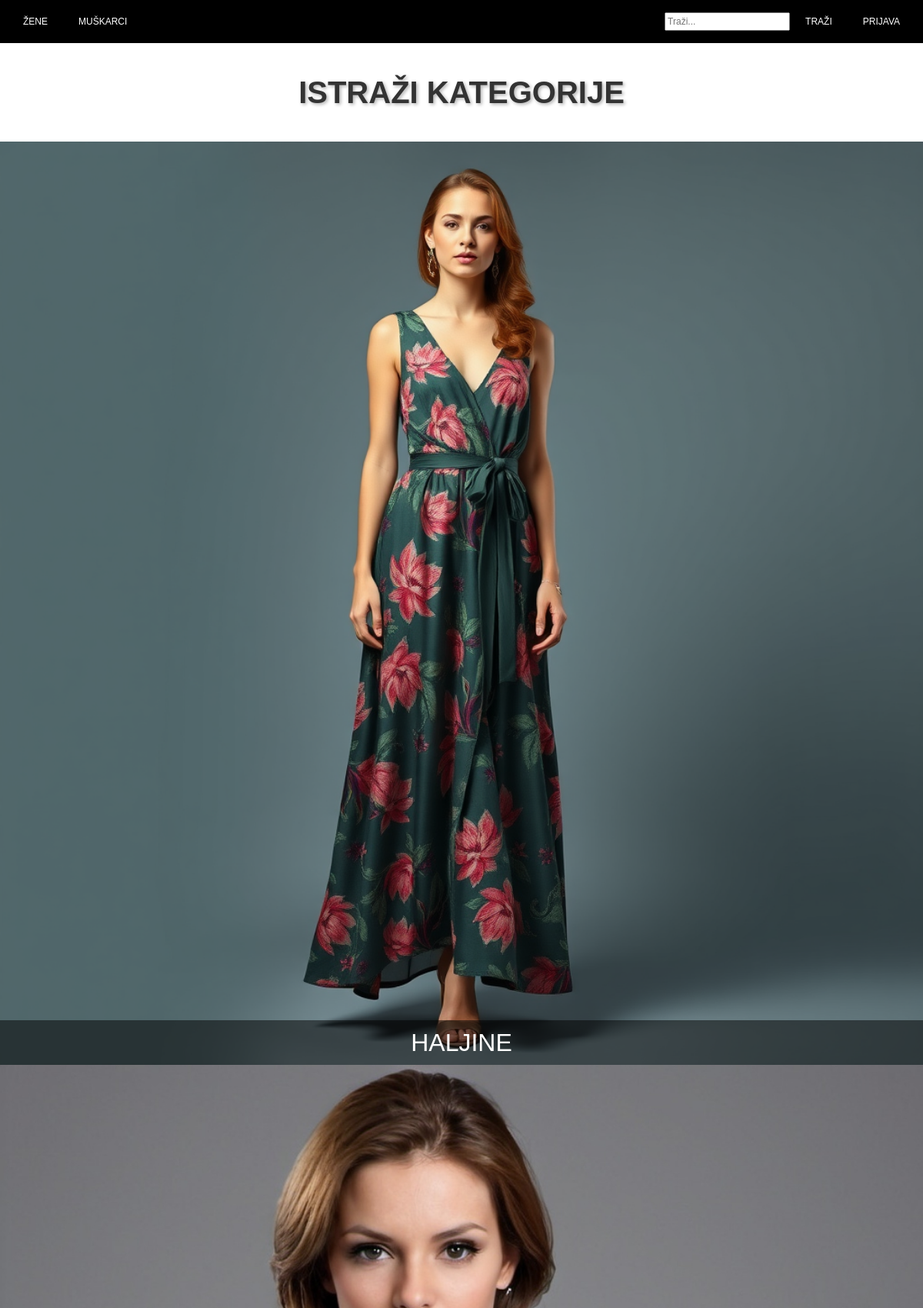
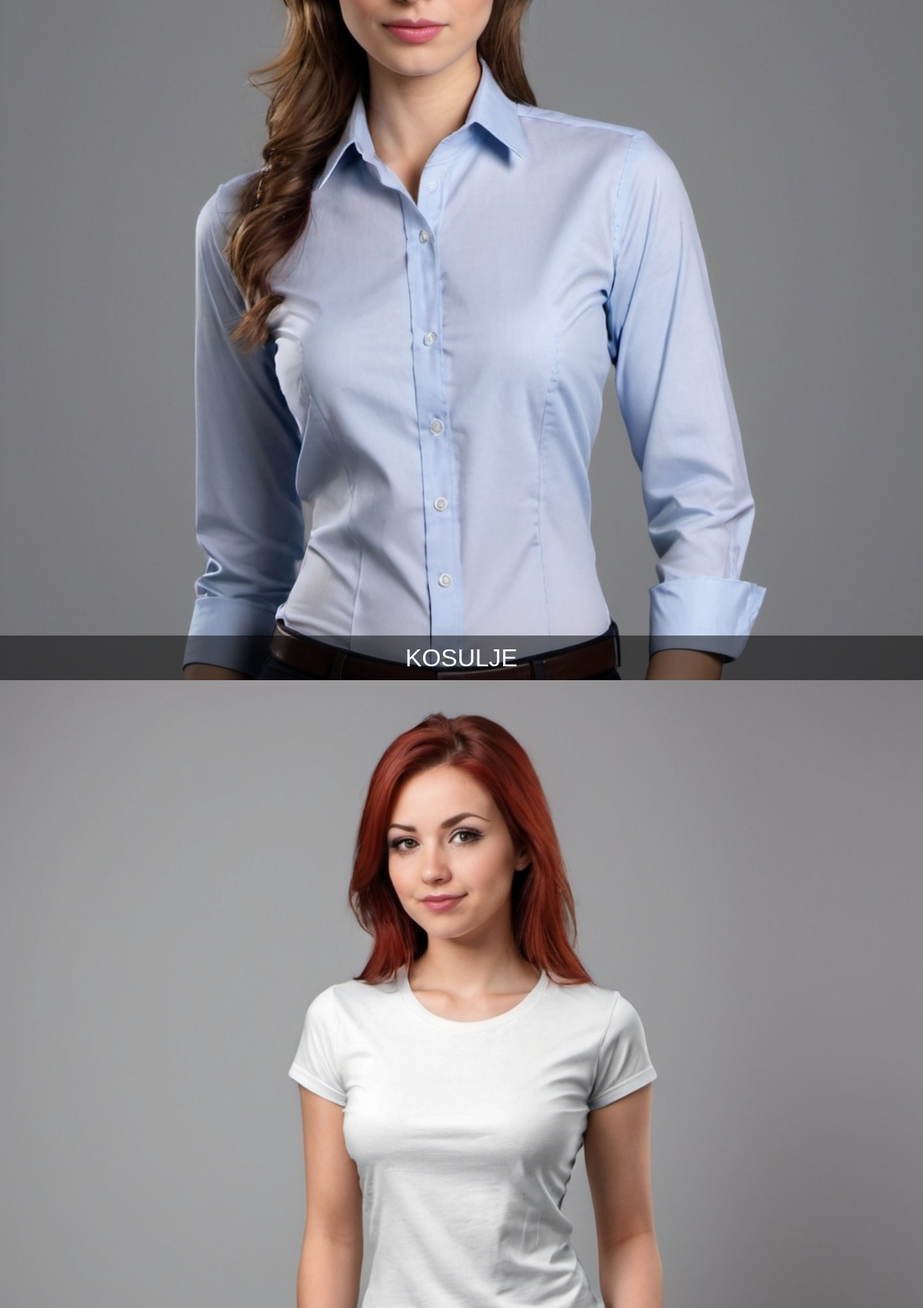
The app's page /webshop/ (upper part) with its own data (2 pictures, top to bottom).
### webshop/models.py (models this page shows, shortened)
class SubCategory(models.Model):
    name = models.CharField(max_length=100)
    slug = models.SlugField(unique=False, blank=True, null=True)
    category = models.ForeignKey(Category, on_delete=models.CASCADE)
    image = models.ImageField(upload_to='subcategories/', blank=True, null=True)

### webshop/views.py (the view)
# urls.py: path('', views.female_homepage_view, name='female_homepage'),
def female_homepage_view(request):
    category = Category.objects.get(name='zene')
    subcategory = SubCategory.objects.filter(category=category).first()
    latest_products = ProductVariation.objects.filter(
        product__category=category
    ).order_by('-product__created_at')[:10]
    context = {
        'subcategories': SubCategory.objects.filter(category=category),
        'latest_products': latest_products,
        'category_name': category.slug,
        'subcategory_name': subcategory.slug if subcategory else 'sve',
    }
    return render(request, 'webshop/homepage.html', context)

### webshop/templates/webshop/homepage.html (shortened to what this page needs)
{% extends 'webshop/base.html' %}
{% load static %}
{% block content %}
<div class="content-wrapper">
  <div class="category-section">
    <h2 class="category-section-title text-uppercase">Istraži Kategorije</h2>
    {% for subcategory in subcategories %}
    <div class="category-card">
      <a href="{% url 'webshop:articles_display' category_name=subcategory.category.slug subcategory_name=subcategory.slug %}">
        <img src="{% if subcategory.image %}{{ subcategory.image.url }}{% else %}{% static 'default-placeholder.png' %}{% endif %}" alt="{{ subcategory.name }}">
      </a>
      <h5 class="category-title">{{ subcategory.name }}</h5>
    </div>
    {% endfor %}
  </div>
</div>
{% endblock %}

### webshop/static/webshop/css/base.css (style rules this page uses)
body { font-family: Arial, sans-serif; margin: 0; padding: 0; height: 100%; background-color: white; display: flex; flex-direction: column; min-height: 100vh; }

### webshop/templates/webshop/homepage.html (style rules this page uses)
.content-wrapper { display: flex; flex-direction: column; width: 100%; min-height: 100vh; }
.category-card { display: flex; align-items: center; justify-content: center; text-align: center; width: 100%; height: 100%; position: relative; margin: 0; }
.category-card a { display: block; width: 100%; height: 100%; }
.category-card img { width: 100%; height: 100%; object-fit: cover; }
.category-title { position: absolute; bottom: 0; left: 0; width: 100%; background: rgba(0, 0, 0, 0.5); color: #fff; font-size: 2rem; padding: 10px; margin: 0; text-transform: uppercase; }
.category-section-title { text-align: center; font-size: 2.5rem; font-weight: bold; margin: 40px 0 30px; color: #333; padding-bottom: 10px; text-shadow: 2px 2px 4px rgba(0, 0, 0, 0.3); }

### records on screen
SubCategory: image+name (picture), name "HALJINE"
SubCategory: image+name (picture), name "KOSULJE"
SubCategory: image+name (picture)
